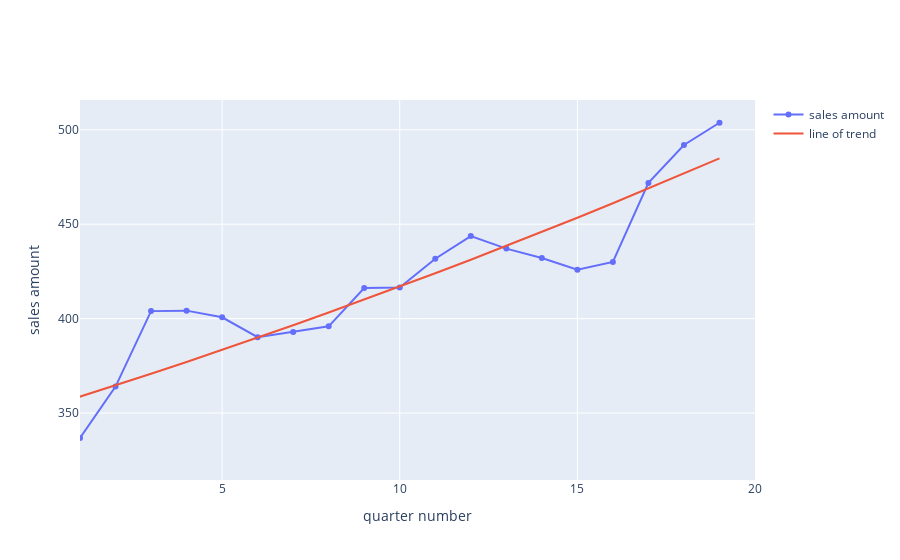

Source (notebook cell):
### Markdown cell above
3. Настройте график так, чтобы все оси были подписаны (ось X — quarter number, ось Y — sales amount), а по оси X были значения от 1 до 20. Для получения результата можно как настраивать сам график, так и модифицировать датасет.

### Code cell
fig = go.Figure(data=[
    go.Scatter(x=data_all.index, y=data_all.values, name='sales amount', mode='markers+lines'),
    go.Scatter(name='line of trend', x=df_new.index, y=df_new['trend'], mode='lines')
],
)
fig.update_layout(
    xaxis_title="quarter number",
    yaxis_title="sales amount",

)
fig.update_layout(xaxis_range=[1,20])
fig.show()

### Figure 1 — Plotly figure (JSON) as saved in the notebook; plotly's stock layout.template omitted (floating-point values rounded to 4 significant figures)
{"data": [{"mode": "markers+lines", "name": "sales amount", "type": "scatter", "x": [0, 1, 2, 3, 4, 5, 6, 7, 8, 9, 10, 11, 12, 13, 14, 15, 16, 17, 18, 19], "y": [326.6, 336.8, 364.0, 404.0, 404.2, 400.7, 390.2, 393.0, 395.9, 416.2, 416.4, 431.7, 443.7, 437.1, 432.1, 425.9, 430.0, 471.9, 491.9, 503.7]}, {"mode": "lines", "name": "line of trend", "type": "scatter", "x": [0, 1, 2, 3, 4, 5, 6, 7, 8, 9, 10, 11, 12, 13, 14, 15, 16, 17, 18, 19], "y": [352.6, 358.6, 364.6, 370.8, 377.1, 383.5, 389.9, 396.5, 403.2, 410.0, 417.0, 424.0, 431.2, 438.5, 445.9, 453.4, 461.1, 468.9, 476.8, 484.9]}], "layout": {"xaxis": {"range": [1, 20], "title": {"text": "quarter number"}}, "yaxis": {"title": {"text": "sales amount"}}}}
